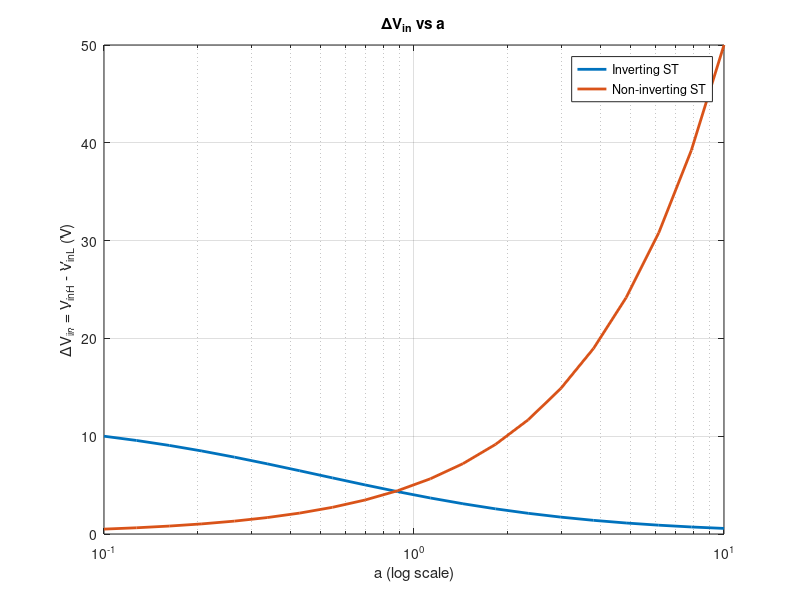
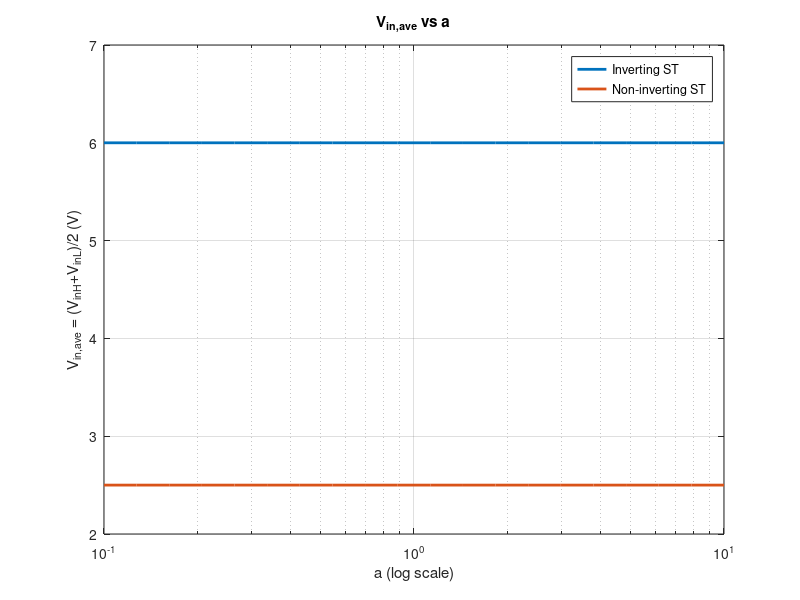
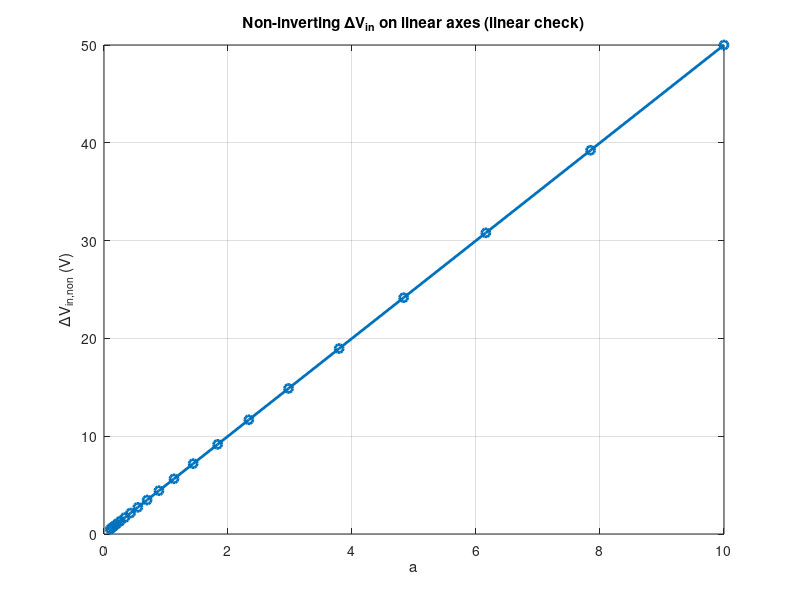
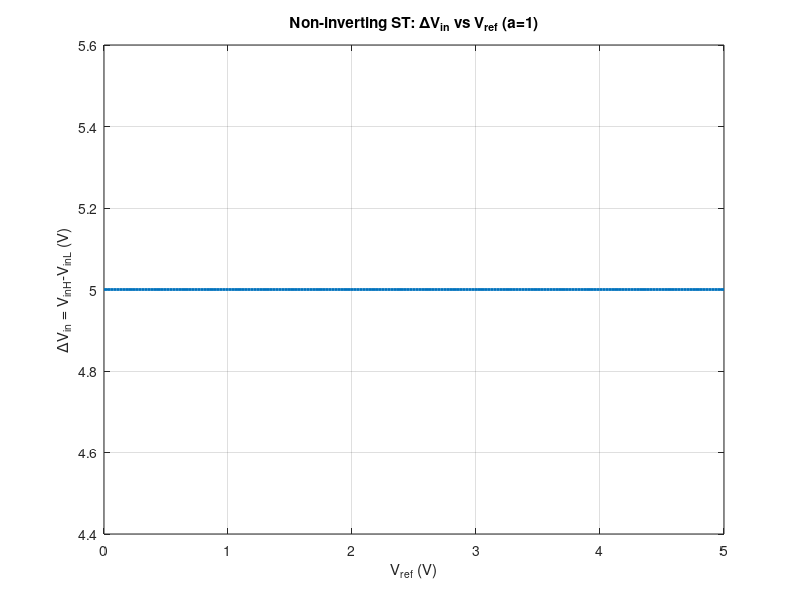

Recreate these plots in MATLAB, in order.
% Schmitt-trigger switching-threshold and hysteresis sweeps.
% EE A333L, Spring 2026. Lab work by Lars Goozen and Destiny DeLara.
% Threshold equations and circuit assignment: Todd Petersen, UAA.
% Recovered from lab2.m; model body retained, sampling comment corrected.

clear; clc; close all;

% Recovered sampling: 20 points spanning two decades from 0.1 to 10
a = logspace(-1, 1, 20);   % 0.1 -> 10, 20 points

%% Inverting ST (given equations)
Vdc = 12;
VinH_inv = Vdc .* (1 + a) ./ (1 + 2*a);
VinL_inv = Vdc .* a       ./ (1 + 2*a);

dVin_inv   = VinH_inv - VinL_inv;          % = Vdc./(1+2*a), decreasing
Vinave_inv = 0.5*(VinH_inv + VinL_inv);    % = Vdc/2 (constant)

%% Non-inverting ST (Vref=2.5, VoutH=5)
Vref  = 2.5;
VoutH = 5;

VinH_non = (1 + a).*Vref;
VinL_non = (1 + a).*Vref - a.*VoutH;

dVin_non   = VinH_non - VinL_non;          % = a*VoutH = 5a, linear in a
Vinave_non = 0.5*(VinH_non + VinL_non);

%% Hysteresis width versus resistor ratio (logarithmic x-axis)
figure;
semilogx(a, dVin_inv, 'LineWidth', 2); hold on;
semilogx(a, dVin_non, 'LineWidth', 2);
grid on;
xlabel('a (log scale)');
ylabel('\DeltaV_{in} = V_{inH} - V_{inL} (V)');
legend('Inverting ST','Non-inverting ST','Location','best');
title('\DeltaV_{in} vs a');

%% Switching midpoint versus resistor ratio (logarithmic x-axis)
figure;
semilogx(a, Vinave_inv, 'LineWidth', 2); hold on;
semilogx(a, Vinave_non, 'LineWidth', 2);
grid on;
xlabel('a (log scale)');
ylabel('V_{in,ave} = (V_{inH}+V_{inL})/2 (V)');
legend('Inverting ST','Non-inverting ST','Location','best');
title('V_{in,ave} vs a');

%% Extra check: linear-axis plot to confirm non-inverting linearity
figure;
plot(a, dVin_non, 'o-', 'LineWidth', 2);
grid on;
xlabel('a');
ylabel('\DeltaV_{in,non} (V)');
title('Non-inverting \DeltaV_{in} on linear axes (linear check)');

%% Non-inverting ST: sweep Vref from 0 to 5 V, with a fixed at 1
a_fix  = 1;
VoutH  = 5;
Vref_sweep = linspace(0, 5, 200);

VinH_non_vref = (1 + a_fix).*Vref_sweep;
VinL_non_vref = (1 + a_fix).*Vref_sweep - a_fix.*VoutH;

dVin_non_vref   = VinH_non_vref - VinL_non_vref;
Vinave_non_vref = 0.5*(VinH_non_vref + VinL_non_vref);

%% Plot ΔVin vs Vref
figure;
plot(Vref_sweep, dVin_non_vref, 'LineWidth', 2);
grid on;
xlabel('V_{ref} (V)');
ylabel('\DeltaV_{in} = V_{inH}-V_{inL} (V)');
title('Non-inverting ST: \DeltaV_{in} vs V_{ref} (a=1)');

%% Plot Vin,ave vs Vref
figure;
plot(Vref_sweep, Vinave_non_vref, 'LineWidth', 2);
grid on;
xlabel('V_{ref} (V)');
ylabel('V_{in,ave} = (V_{inH}+V_{inL})/2 (V)');
title('Non-inverting ST: V_{in,ave} vs V_{ref} (a=1)');
